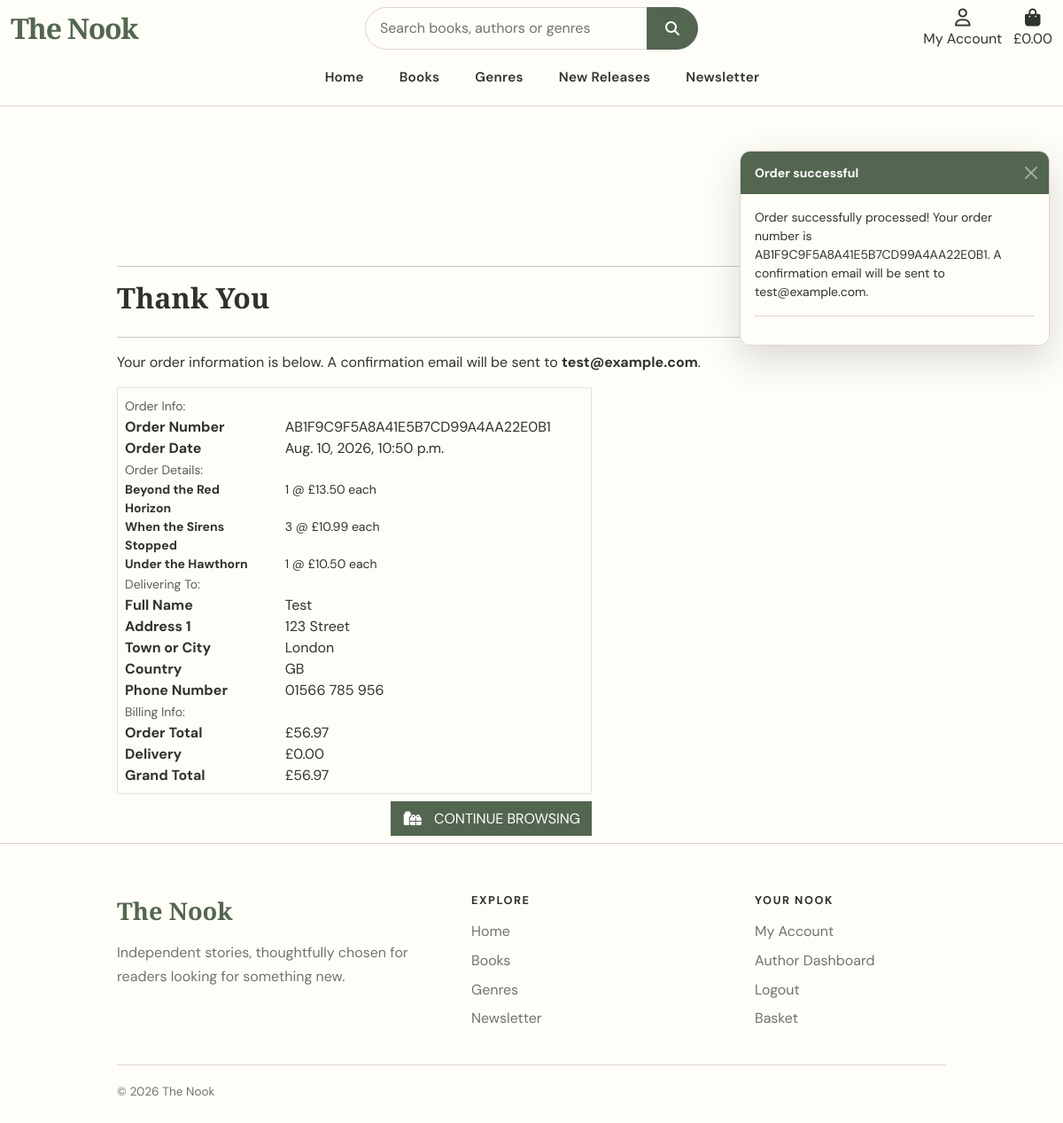
Page /checkout/checkout_success/AB1F9C9F5A8A41E5B7CD99A4AA22E0B1 (signed in) on the committed database.
### checkout/models.py (models this page shows, shortened)
class Order(models.Model):
    order_number = models.CharField(max_length=32, null=False, editable=False)
    user_profile = models.ForeignKey(
        UserProfile,
        on_delete=models.SET_NULL,
        null=True,
        blank=True,
        related_name='orders',
    )
    full_name = models.CharField(max_length=50, null=False, blank=False)
    email = models.EmailField(max_length=254, null=False, blank=False)
    phone_number = models.CharField(max_length=20, null=False, blank=False)
    country = CountryField(
        blank_label='Country *',
        null=False,
        blank=False,
    )
    postcode = models.CharField(max_length=20, null=True, blank=True)
    town_or_city = models.CharField(max_length=40, null=False, blank=False)
    street_address1 = models.CharField(
        max_length=80,
        null=False,
        blank=False,
    )
    street_address2 = models.CharField(
        max_length=80,
        null=True,
        blank=True,
    )
    county = models.CharField(max_length=80, null=True, blank=True)
    date = models.DateTimeField(auto_now_add=True)
    delivery_cost = models.DecimalField(
        max_digits=6,
        decimal_places=2,
        null=False,
        default=0,
    )
    order_total = models.DecimalField(
        max_digits=10,
        decimal_places=2,
        null=False,
        default=0,
    )
    grand_total = models.DecimalField(
        max_digits=10,
        decimal_places=2,
        null=False,
        default=0,
    )
    original_bag = models.TextField(null=False, blank=False, default='')
    stripe_pid = models.CharField(
        max_length=254,
        null=False,
        blank=False,
        default='',
    )

class OrderLineItem(models.Model):
    order = models.ForeignKey(
        Order,
        null=False,
        blank=False,
        on_delete=models.CASCADE,
        related_name='lineitems',
    )
    book = models.ForeignKey(
        Book,
        null=False,
        blank=False,
        on_delete=models.PROTECT,
    )
    quantity = models.IntegerField(
        null=False,
        blank=False,
        default=0,
    )
    lineitem_total = models.DecimalField(
        max_digits=10,
        decimal_places=2,
        null=False,
        blank=False,
        editable=False,
    )

### books/models.py (models this page shows, shortened)
class Book(models.Model):
    class Status(models.TextChoices):
        DRAFT = 'draft', 'Draft'
        PENDING = 'pending', 'Pending approval'
        APPROVED = 'approved', 'Approved'
        REJECTED = 'rejected', 'Rejected'
    author = models.ForeignKey(
        AuthorProfile,
        on_delete=models.PROTECT,
        related_name='books'
    )
    genre = models.ForeignKey(
        Genre,
        on_delete=models.SET_NULL,
        null=True,
        blank=True,
        related_name='books'
    )
    title = models.CharField(
        max_length=255
    )
    isbn = models.CharField(
        max_length=20,
        unique=True,
        null=True,
        blank=True
    )
    description = models.TextField()
    price = models.DecimalField(
        max_digits=8,
        decimal_places=2
    )
    publication_date = models.DateField(
        null=True,
        blank=True
    )
    cover_image = models.ImageField(
        upload_to='books/',
        null=True,
        blank=True
    )
    stock_quantity = models.PositiveIntegerField(
        default=0
    )
    is_featured = models.BooleanField(
        default=False
    )
    is_active = models.BooleanField(
        default=True
    )
    status = models.CharField(
        max_length=10,
        choices=Status.choices,
        default=Status.DRAFT
    )
    rejection_reason = models.TextField(
        blank=True
    )
    reviewed_by = models.ForeignKey(
        settings.AUTH_USER_MODEL,
        on_delete=models.SET_NULL,
        null=True,
        blank=True,
        related_name='reviewed_books'
    )
    reviewed_at = models.DateTimeField(
        null=True,
        blank=True
    )
    created_at = models.DateTimeField(
        auto_now_add=True
    )
    updated_at = models.DateTimeField(
        auto_now=True
    )
    class Meta:
        ordering = ['title']

### checkout/views.py (the view, shortened to what this page needs)
# urls.py: path('checkout_success/<order_number>', views.checkout_success, name='checkout_success'),
def checkout_success(request, order_number):
    order = get_object_or_404(
        Order,
        order_number=order_number,
    )
    session_order_number = request.session.get(
        "last_order_number"
    )
    if request.user.is_authenticated:
        profile, _ = UserProfile.objects.get_or_create(
            user=request.user
        )
        if order.user_profile not in (None, profile):
            raise Http404
        if (
            order.user_profile is None
            and session_order_number == order_number
        ):
            order.user_profile = profile
            order.save(update_fields=["user_profile"])
    elif session_order_number != order_number:
        raise Http404
    messages.success(
        request,
        f"Order successfully processed! Your order number is "
        f"{order_number}. A confirmation email will be sent "
        f"to {order.email}.",
    )
    request.session.pop("bag", None)
    request.session.pop("save_info", None)
    return render(
        request,
        "checkout/checkout_success.html",
        {"order": order},
    )

### checkout/templates/checkout/checkout_success.html (shortened to what this page needs)
{% extends "base.html" %}
{% load static %}
{% block extra_css %}
    <link rel="stylesheet" href="{% static 'checkout/css/checkout.css' %}">
{% endblock %}
{% block page_header %}
    <div class="container header-container">
    </div>
{% endblock %}
{% block content %}
    <div class="overlay"></div>
    <div class="container">
        <div class="row">
            <div class="col">
                <hr>
                <h2 class="logo-font mb-4">Thank You</h2>
                <hr>
                <p class="text-black">
                    Your order information is below. A confirmation email
                    will be sent to <strong>{{ order.email }}</strong>.
                </p>
            </div>
        </div>
        <div class="row">
            <div class="col-12 col-lg-7">
                <div class="order-confirmation-wrapper p-2 border">
                    <div class="row">
                        <div class="col">
                            <small class="text-muted">Order Info:</small>
                        </div>
                    </div>
                    <div class="row">
                        <div class="col-12 col-md-4">
                            <p class="mb-0 text-black fw-bold">
                                Order Number
                            </p>
                        </div>
                        <div class="col-12 col-md-8 text-md-right">
                            <p class="mb-0">{{ order.order_number }}</p>
                        </div>
                    </div>
                    <div class="row">
                        <div class="col-12 col-md-4">
                            <p class="mb-0 text-black fw-bold">
                                Order Date
                            </p>
                        </div>
                        <div class="col-12 col-md-8 text-md-right">
                            <p class="mb-0">{{ order.date }}</p>
                        </div>
                    </div>
                    <div class="row">
                        <div class="col">
                            <small class="text-muted">Order Details:</small>
                        </div>
                    </div>
                    {% for item in order.lineitems.all %}
                        <div class="row">
                            <div class="col-12 col-md-4">
                                <p class="small mb-0 text-black fw-bold">
                                    {{ item.book.title }}
                                </p>
                            </div>
                            <div class="col-12 col-md-8 text-md-right">
                                <p class="small mb-0">
                                    {{ item.quantity }} @
                                    £{{ item.book.price }} each
                                </p>
                            </div>
                        </div>
                    {% endfor %}
                    <div class="row">
                        <div class="col">
                            <small class="text-muted">Delivering To:</small>
                        </div>
                    </div>
                    <div class="row">
                        <div class="col-12 col-md-4">
                            <p class="mb-0 text-black fw-bold">Full Name</p>
                        </div>
                        <div class="col-12 col-md-8 text-md-right">
                            <p class="mb-0">{{ order.full_name }}</p>
                        </div>
                    </div>
                    <div class="row">
                        <div class="col-12 col-md-4">
                            <p class="mb-0 text-black fw-bold">Address 1</p>
                        </div>
                        <div class="col-12 col-md-8 text-md-right">
                            <p class="mb-0">{{ order.street_address1 }}</p>
                        </div>
                    </div>
                    <div class="row">
                        <div class="col-12 col-md-4">
                            <p class="mb-0 text-black fw-bold">
                                Town or City
                            </p>
                        </div>
                        <div class="col-12 col-md-8 text-md-right">
                            <p class="mb-0">{{ order.town_or_city }}</p>
                        </div>
                    </div>
                    <div class="row">
                        <div class="col-12 col-md-4">
                            <p class="mb-0 text-black fw-bold">Country</p>
                        </div>
                        <div class="col-12 col-md-8 text-md-right">
                            <p class="mb-0">{{ order.country }}</p>
                        </div>
                    </div>
                    <div class="row">
                        <div class="col-12 col-md-4">
                            <p class="mb-0 text-black fw-bold">
                                Phone Number
                            </p>
                        </div>
                        <div class="col-12 col-md-8 text-md-right">
                            <p class="mb-0">{{ order.phone_number }}</p>
                        </div>
                    </div>
                    <div class="row">
                        <div class="col">
                            <small class="text-muted">Billing Info:</small>
                        </div>
                    </div>
                    <div class="row">
                        <div class="col-12 col-md-4">
                            <p class="mb-0 text-black fw-bold">
                                Order Total
                            </p>
                        </div>
                        <div class="col-12 col-md-8 text-md-right">
                            <p class="mb-0">£{{ order.order_total }}</p>
                        </div>
                    </div>
                    <div class="row">
                        <div class="col-12 col-md-4">
                            <p class="mb-0 text-black fw-bold">Delivery</p>
                        </div>
                        <div class="col-12 col-md-8 text-md-right">
                            <p class="mb-0">£{{ order.delivery_cost }}</p>
                        </div>
                    </div>
                    <div class="row">
                        <div class="col-12 col-md-4">
                            <p class="mb-0 text-black fw-bold">
                                Grand Total
                            </p>
                        </div>
                        <div class="col-12 col-md-8 text-md-right">
                            <p class="mb-0">£{{ order.grand_total }}</p>
                        </div>
                    </div>
                </div>
            </div>
        </div>
        <div class="row">
            <div class="col-12 col-lg-7 text-end">
                {% if from_profile %}
                    <a
                        href="{% url 'profile' %}"
                        class="btn btn-black rounded-0 my-2">
                        <span class="icon me-2">
                            <i class="fas fa-angle-left"></i>
                        </span>
                        <span class="text-uppercase">Back to Profile</span>
                    </a>
                {% else %}
                    <a
                        href="{% url 'book_list' %}"
                        class="btn btn-black rounded-0 my-2">
                        <span class="icon me-2">
                            <i class="fas fa-gifts"></i>
                        </span>
                        <span class="text-uppercase">
                            Continue browsing
                        </span>
                    </a>
                {% endif %}
            </div>
        </div>
    </div>
{% endblock %}

### static/css/base.css (style rules this page uses)
:root { --nook-cream: #f7f3eb; --nook-paper: #fffdf8; --nook-sage: #7c8f76; --nook-sage-dark: #53664f; --nook-rose: #c99186; --nook-gold: #c5a15b; --nook-ink: #2f332d; --nook-muted: #6f746d; --nook-border: #ddd6c9; }
html { min-height: 100%; }
body { background-color: var(--nook-cream); color: var(--nook-ink); display: flex; flex-direction: column; font-family: 'DM Sans', sans-serif; min-height: 100vh; }
h1, h2, h3, h4, h5, h6 { color: var(--nook-ink); }
a { color: var(--nook-sage-dark); }
.logo-font { font-family: 'Libre Baskerville', serif; font-weight: 700; }
.icon { align-items: center; display: inline-flex; height: 1.5rem; justify-content: center; width: 1.5rem; }
.shop-now-button, .btn-black { background-color: var(--nook-sage-dark); border: 1px solid var(--nook-sage-dark); color: #fff; }
.text-black { color: var(--nook-ink) !important; }
.overlay { background-color: var(--nook-paper); height: 100%; left: 0; position: fixed; top: 0; width: 100%; z-index: -1; }
@media (min-width: 1200px) { .container { max-width: 80%; } }
@media (min-width: 992px) { .header-container { padding-top: 164px; } }

### rows in the picture
Order: email "test@example.com", order_number "AB1F9C9F5A8A41E5B7CD99A4AA22E0B1", date "Aug. 10, 2026, 10:50 p.m.", full_name "Test", street_address1 "123 Street", town_or_city "London", country "GB", phone_number "01566 785 956", order_total "56.97", delivery_cost "0.00", grand_total "56.97"
OrderLineItem: book "Beyond the Red Horizon", quantity "1", book.price "13.50"
OrderLineItem: book "When the Sirens Stopped", quantity "3", book.price "10.99"
OrderLineItem: book "Under the Hawthorn", quantity "1", book.price "10.50"

### other values in the picture
{{ message }} "Order successfully processed! Your order number is AB1F9C9F5A8A41E5B7CD99A4AA22E0B1. A confirmation email will be sent to test@example.com."
